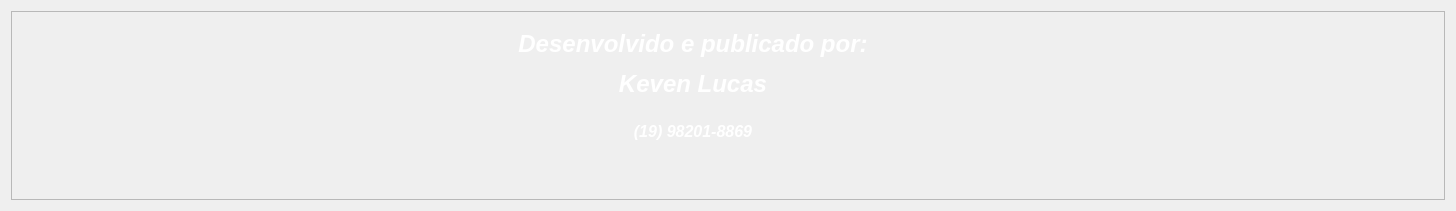
         <widget class="QWidget" name="pg_contato">
          <layout class="QGridLayout" name="gridLayout_56">
           <item row="0" column="0">
            <widget class="QFrame" name="frame_2">
             <property name="frameShape">
              <enum>QFrame::StyledPanel</enum>
             </property>
             <property name="frameShadow">
              <enum>QFrame::Raised</enum>
             </property>
             <layout class="QGridLayout" name="gridLayout_57">
              <item row="1" column="3" colspan="2">
               <spacer name="horizontalSpacer_5">
                <property name="orientation">
                 <enum>Qt::Horizontal</enum>
                </property>
                <property name="sizeHint" stdset="0">
                 <size>
                  <width>558</width>
                  <height>20</height>
                 </size>
                </property>
               </spacer>
              </item>
              <item row="0" column="4">
               <spacer name="horizontalSpacer_4">
                <property name="orientation">
                 <enum>Qt::Horizontal</enum>
                </property>
                <property name="sizeHint" stdset="0">
                 <size>
                  <width>552</width>
                  <height>24</height>
                 </size>
                </property>
               </spacer>
              </item>
              <item row="0" column="0">
               <spacer name="horizontalSpacer_3">
                <property name="orientation">
                 <enum>Qt::Horizontal</enum>
                </property>
                <property name="sizeHint" stdset="0">
                 <size>
                  <width>482</width>
                  <height>20</height>
                 </size>
                </property>
               </spacer>
              </item>
              <item row="1" column="0" colspan="2">
               <spacer name="horizontalSpacer_6">
                <property name="orientation">
                 <enum>Qt::Horizontal</enum>
                </property>
                <property name="sizeHint" stdset="0">
                 <size>
                  <width>488</width>
                  <height>20</height>
                 </size>
                </property>
               </spacer>
              </item>
              <item row="0" column="1" colspan="3">
               <widget class="QFrame" name="frame_desenvolvido">
                <property name="sizePolicy">
                 <sizepolicy hsizetype="Expanding" vsizetype="Expanding">
                  <horstretch>0</horstretch>
                  <verstretch>0</verstretch>
                 </sizepolicy>
                </property>
                <property name="maximumSize">
                 <size>
                  <width>450</width>
                  <height>170</height>
                 </size>
                </property>
                <property name="frameShape">
                 <enum>QFrame::NoFrame</enum>
                </property>
                <property name="frameShadow">
                 <enum>QFrame::Raised</enum>
                </property>
                <layout class="QVBoxLayout" name="verticalLayout_8">
                 <item>
                  <widget class="QLabel" name="label_desenvolvido">
                   <property name="sizePolicy">
                    <sizepolicy hsizetype="Expanding" vsizetype="Expanding">
                     <horstretch>0</horstretch>
                     <verstretch>0</verstretch>
                    </sizepolicy>
                   </property>
                   <property name="minimumSize">
                    <size>
                     <width>0</width>
                     <height>0</height>
                    </size>
                   </property>
                   <property name="maximumSize">
                    <size>
                     <width>401</width>
                     <height>16777215</height>
                    </size>
                   </property>
                   <property name="styleSheet">
                    <string notr="true">QLabel {
    color: white;
    text-align: center; /* Centraliza o texto horizontalmente */
    vertical-align: middle; /* Centraliza o texto verticalmente */

}

</string>
                   </property>
                   <property name="frameShape">
                    <enum>QFrame::NoFrame</enum>
                   </property>
                   <property name="text">
                    <string>&lt;html&gt;&lt;head/&gt;&lt;body&gt;&lt;p align=&quot;center&quot;&gt;&lt;span style=&quot; font-size:18pt; font-weight:600; font-style:italic;&quot;&gt;Desenvolvido e publicado por:&lt;/span&gt;&lt;/p&gt;&lt;p align=&quot;center&quot;&gt;&lt;span style=&quot; font-size:18pt; font-weight:600; font-style:italic;&quot;&gt;Keven Lucas&lt;/span&gt;&lt;/p&gt;&lt;/body&gt;&lt;/html&gt;</string>
                   </property>
                  </widget>
                 </item>
                </layout>
               </widget>
              </item>
              <item row="1" column="2">
               <widget class="QFrame" name="frame_contato_keven">
                <property name="sizePolicy">
                 <sizepolicy hsizetype="Expanding" vsizetype="Expanding">
                  <horstretch>0</horstretch>
                  <verstretch>0</verstretch>
                 </sizepolicy>
                </property>
                <property name="maximumSize">
                 <size>
                  <width>16777215</width>
                  <height>56</height>
                 </size>
                </property>
                <property name="frameShape">
                 <enum>QFrame::NoFrame</enum>
                </property>
                <property name="frameShadow">
                 <enum>QFrame::Raised</enum>
                </property>
                <layout class="QVBoxLayout" name="verticalLayout">
                 <item>
                  <widget class="QLabel" name="label_contato_keven">
                   <property name="styleSheet">
                    <string notr="true">QLabel {
    color: white;
    text-align: center; /* Centraliza o texto horizontalmente */
    vertical-align: middle; /* Centraliza o texto verticalmente */

}

</string>
                   </property>
                   <property name="text">
                    <string>&lt;html&gt;&lt;head/&gt;&lt;body&gt;&lt;p align=&quot;center&quot;&gt;&lt;span style=&quot; font-size:12pt; font-weight:600; font-style:italic;&quot;&gt;(19) 98201-8869&lt;/span&gt;&lt;/p&gt;&lt;/body&gt;&lt;/html&gt;</string>
                   </property>
                  </widget>
                 </item>
                </layout>
               </widget>
              </item>
              <item row="2" column="2">
               <spacer name="verticalSpacer_12">
                <property name="orientation">
                 <enum>Qt::Vertical</enum>
                </property>
                <property name="sizeHint" stdset="0">
                 <size>
                  <width>20</width>
                  <height>40</height>
                 </size>
                </property>
               </spacer>
              </item>
             </layout>
            </widget>
           </item>
          </layout>
         </widget>
